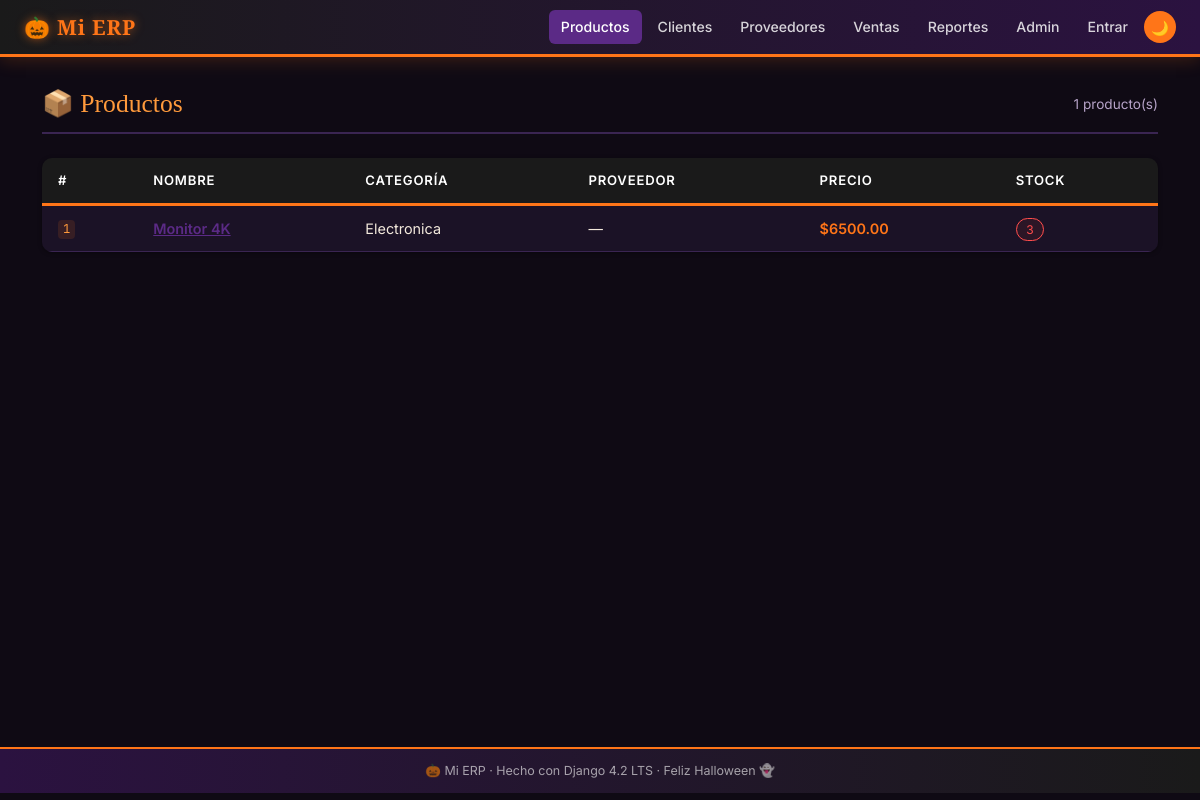
The app's page /productos/, older data.
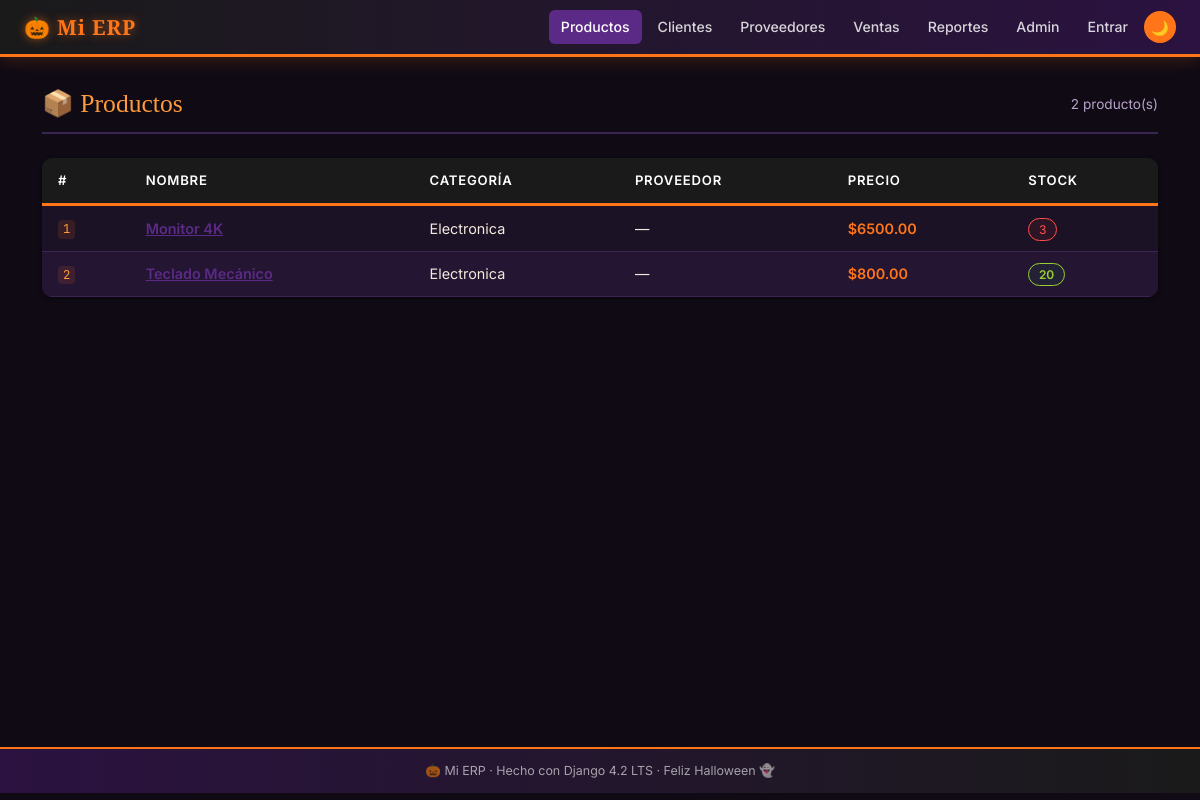
The same page, newer data.
### productos/models.py (models this page shows, shortened)
class Producto(models.Model):
    nombre    = models.CharField(
        max_length=200, verbose_name='Nombre'
    )
    precio    = models.DecimalField(
        max_digits=10,
        decimal_places=2,
        validators=[MinValueValidator(Decimal('0.00'))],
        verbose_name='Precio ($)',
        help_text='El precio no puede ser negativo.'
    )
    stock     = models.IntegerField(
        default=0,
        validators=[MinValueValidator(0)],
        verbose_name='Stock disponible'
    )
    categoria = models.ForeignKey(
        Categoria,
        on_delete=models.PROTECT,          # D-01: no borrar categoría con productos
        related_name='productos',
        verbose_name='Categoría'
    )
    proveedor = models.ForeignKey(
        Proveedor,
        on_delete=models.SET_NULL,         # D-02: producto puede quedar sin proveedor
        null=True,
        blank=True,
        related_name='productos',
        verbose_name='Proveedor'
    )
    activo    = models.BooleanField(
        default=True, verbose_name='Activo'
    )
    imagen    = models.ImageField(          # campo W11
        upload_to='productos/',            # subcarpeta dentro de MEDIA_ROOT
        null=True,
        blank=True,
        verbose_name='Imagen del producto',
        help_text='Formatos permitidos: JPEG, PNG, WEBP. Máximo 5 MB.',
        validators=[validar_imagen_producto],   # ← agregado en 2.3
    )
    creado    = models.DateTimeField(
        auto_now_add=True, verbose_name='Fecha de registro'
    )
    class Meta:
        verbose_name        = 'Producto'
        verbose_name_plural = 'Productos'
        ordering            = ['nombre']

class Categoria(models.Model):
    nombre      = models.CharField(
        max_length=100, unique=True, verbose_name='Nombre'
    )
    descripcion = models.TextField(
        blank=True, verbose_name='Descripción'
    )
    class Meta:
        verbose_name        = 'Categoría'
        verbose_name_plural = 'Categorías'
        ordering            = ['nombre']
    def __str__(self) -> str:
        return self.nombre

### productos/views.py (the view)
class ProductoListView(ListView):
    model               = Producto
    template_name       = 'productos/lista.html'
    context_object_name = 'productos'
    paginate_by         = 20
    def get_queryset(self):
        return (
            Producto.objects
            .select_related('categoria', 'proveedor')
            .filter(activo=True)
            .order_by('nombre')
        )

### productos/templates/productos/lista.html (shortened to what this page needs)
{% extends "base.html" %}
{% block nav_productos %}active{% endblock %}
{% block content %}
<div class="erp-page-title">
    <h2>📦 Productos</h2>
    <span style="margin-left:auto;color:var(--clr-muted);font-size:.85rem;">
        {{ page_obj.paginator.count }} producto(s)
    </span>
</div>
{% if productos %}
<table class="erp-table">
    <thead>
        <tr>
            <th>#</th>
            <th>Nombre</th>
            <th>Categoría</th>
            <th>Proveedor</th>
            <th>Precio</th>
            <th>Stock</th>
        </tr>
    </thead>
    <tbody>
        {% for p in productos %}
        <tr>
            <td><code>{{ p.pk }}</code></td>
            <td>
                <a href="{% url 'productos:detalle' p.pk %}"
                   style="color:var(--clr-royal);font-weight:600;">
                    {{ p.nombre }}
                </a>
            </td>
            <td>{{ p.categoria }}</td>
            <td>{{ p.proveedor|default:"—" }}</td>
            <td style="font-weight:600;color:var(--clr-gold);">
                ${{ p.precio }}
            </td>
            <td>
                {% if p.stock < 5 %}
                    <span class="badge-erp-inactive">{{ p.stock }}</span>
                {% else %}
                    <span class="badge-erp-active">{{ p.stock }}</span>
                {% endif %}
            </td>
        </tr>
        {% endfor %}
    </tbody>
</table>
{% else %}
<div class="erp-alert-info">No hay productos registrados aún.</div>
{% endif %}
{% endblock %}

Row changes from the older to the newer data that the page shows:
added Producto: pk "2", nombre "Teclado Mecánico", categoria "Electronica", proveedor "—", precio "800.00", stock "20"
Text that changed along with them:
{{ page_obj.paginator.count }}: "1" → "2"
